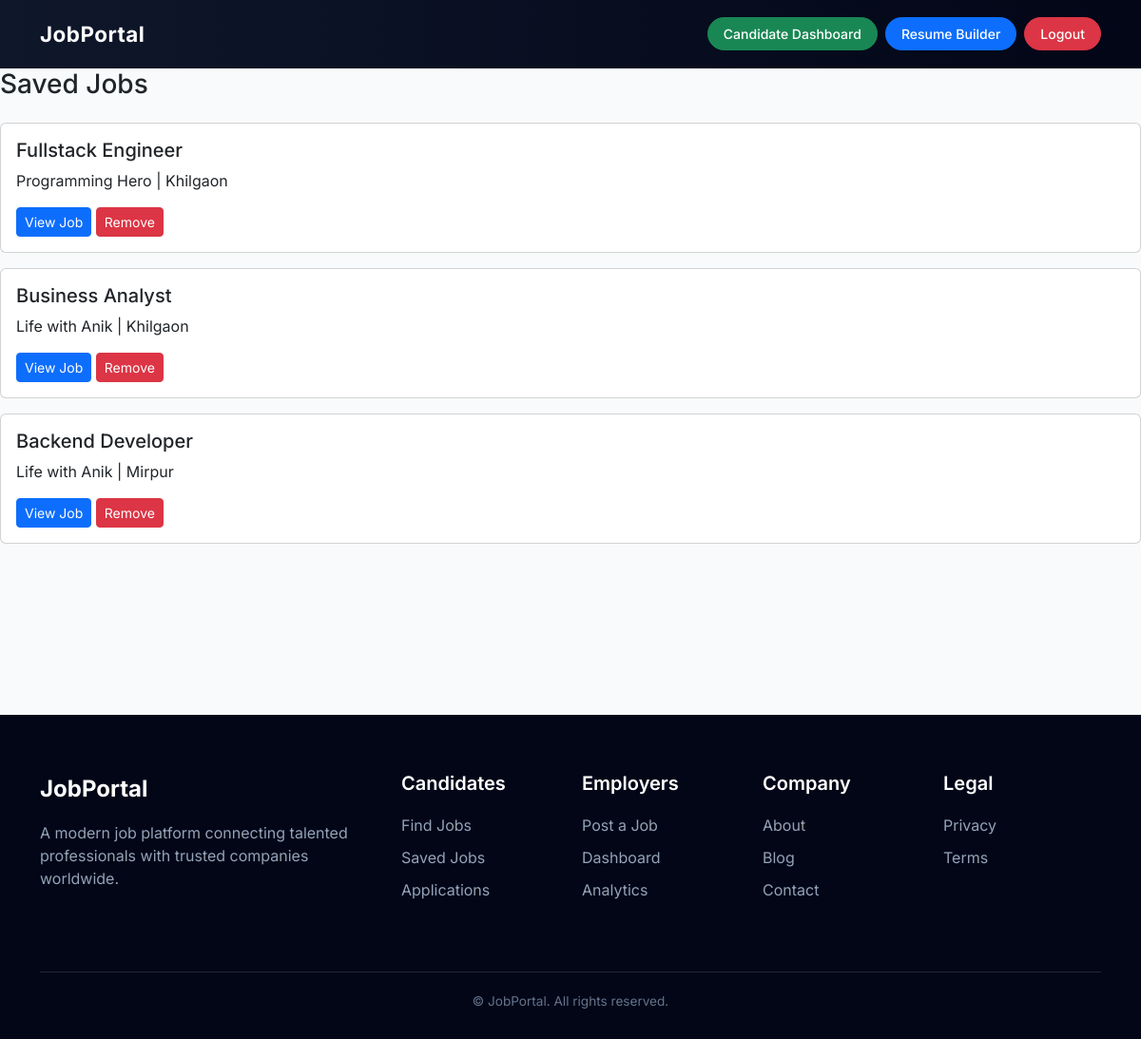
The app's page /saved-jobs/ (signed in) with its own data.
### jobs/models.py (models this page shows, shortened)
class SavedJob(models.Model):
    user = models.ForeignKey(User, on_delete=models.CASCADE)
    job = models.ForeignKey(Job, on_delete=models.CASCADE)
    saved_at = models.DateTimeField(auto_now_add=True)
    class Meta:
        unique_together = ('user', 'job')

class Job(models.Model):
    JOB_TYPE = (
        ('full_time', 'Full Time'),
        ('part_time', 'Part Time'),
        ('remote', 'Remote'),
    )
    category = models.ForeignKey(
        Category,
        on_delete=models.SET_NULL,
        null=True,
        related_name='jobs'
    )
    company = models.ForeignKey(Company, on_delete=models.CASCADE)
    title = models.CharField(max_length=200)
    location = models.CharField(max_length=200)
    job_type = models.CharField(max_length=20, choices=JOB_TYPE)
    salary = models.CharField(max_length=100, blank=True)
    description = models.TextField()
    requirements = models.TextField()
    deadline = models.DateField()
    is_featured = models.BooleanField(default=False)
    featured_until = models.DateTimeField(null=True, blank=True)
    created_at = models.DateTimeField(auto_now_add=True)

### companies/models.py (models this page shows, shortened)
class Company(models.Model):
    owner = models.OneToOneField(User, on_delete=models.CASCADE)
    name = models.CharField(max_length=200)
    logo = models.ImageField(upload_to='company_logos/', blank=True, null=True)
    description = models.TextField()
    website = models.URLField(blank=True)
    location = models.CharField(max_length=200)

### jobs/views.py (the view)
# urls.py: path('saved-jobs/', views.saved_jobs, name='saved_jobs'),
@login_required
def saved_jobs(request):
    profile, _ = Profile.objects.get_or_create(user=request.user)
    if profile.role != 'candidate':
        return redirect('/')
    saved = SavedJob.objects.filter(user=request.user) # type: ignore
    return render(request, 'jobs/saved_jobs.html', {'saved': saved})

### templates/jobs/saved_jobs.html (shortened to what this page needs)
{% extends "base.html" %}
{% block content %}
<h3 class="mb-4">Saved Jobs</h3>
{% if saved %}
  {% for item in saved %}
    <div class="card mb-3">
      <div class="card-body">
        <h5>{{ item.job.title }}</h5>
        <p>{{ item.job.company.name }} | {{ item.job.location }}</p>
        <a href="{% url 'job_detail' item.job.id %}" class="btn btn-sm btn-primary">
          View Job
        </a>
        <a href="{% url 'save_job' item.job.id %}" class="btn btn-sm btn-danger">
          Remove
        </a>
      </div>
    </div>
  {% endfor %}
{% else %}
  <p>You have no saved jobs.</p>
{% endif %}
{% endblock %}

### templates/base.html (style rules this page uses)
body { font-family: 'Inter', sans-serif; background: #f8fafc; }

### records on screen
SavedJob: job "Fullstack Engineer", job.company.name "Programming Hero", job.location "Khilgaon"
SavedJob: job "Business Analyst", job.company.name "Life with Anik", job.location "Khilgaon"
SavedJob: job "Backend Developer", job.company.name "Life with Anik", job.location "Mirpur"
